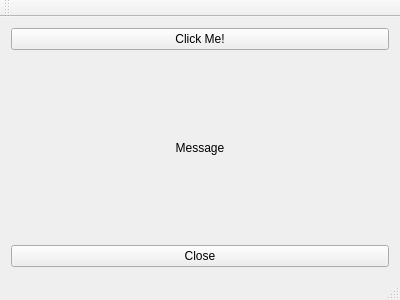
<?xml version="1.0" encoding="UTF-8"?>
<ui version="4.0">
 <class>MainWindow</class>
 <widget class="QMainWindow" name="MainWindow">
  <property name="geometry">
   <rect>
    <x>0</x>
    <y>0</y>
    <width>400</width>
    <height>300</height>
   </rect>
  </property>
  <property name="windowTitle">
   <string>MainWindow</string>
  </property>
  <widget class="QWidget" name="centralWidget">
   <layout class="QVBoxLayout" name="verticalLayout">
    <item>
     <widget class="QPushButton" name="pushButtonClick">
      <property name="text">
       <string>Click Me!</string>
      </property>
     </widget>
    </item>
    <item>
     <widget class="QLabel" name="label">
      <property name="text">
       <string>Message</string>
      </property>
      <property name="alignment">
       <set>Qt::AlignCenter</set>
      </property>
     </widget>
    </item>
    <item>
     <widget class="QPushButton" name="pushButtonClose">
      <property name="text">
       <string>Close</string>
      </property>
     </widget>
    </item>
   </layout>
  </widget>
  <widget class="QMenuBar" name="menuBar">
   <property name="geometry">
    <rect>
     <x>0</x>
     <y>0</y>
     <width>400</width>
     <height>28</height>
    </rect>
   </property>
  </widget>
  <widget class="QToolBar" name="mainToolBar">
   <attribute name="toolBarArea">
    <enum>TopToolBarArea</enum>
   </attribute>
   <attribute name="toolBarBreak">
    <bool>false</bool>
   </attribute>
  </widget>
  <widget class="QStatusBar" name="statusBar"/>
 </widget>
 <layoutdefault spacing="6" margin="11"/>
 <resources/>
 <connections>
  <connection>
   <sender>pushButtonClose</sender>
   <signal>clicked()</signal>
   <receiver>MainWindow</receiver>
   <slot>close()</slot>
   <hints>
    <hint type="sourcelabel">
     <x>284</x>
     <y>241</y>
    </hint>
    <hint type="destinationlabel">
     <x>216</x>
     <y>248</y>
    </hint>
   </hints>
  </connection>
 </connections>
</ui>
